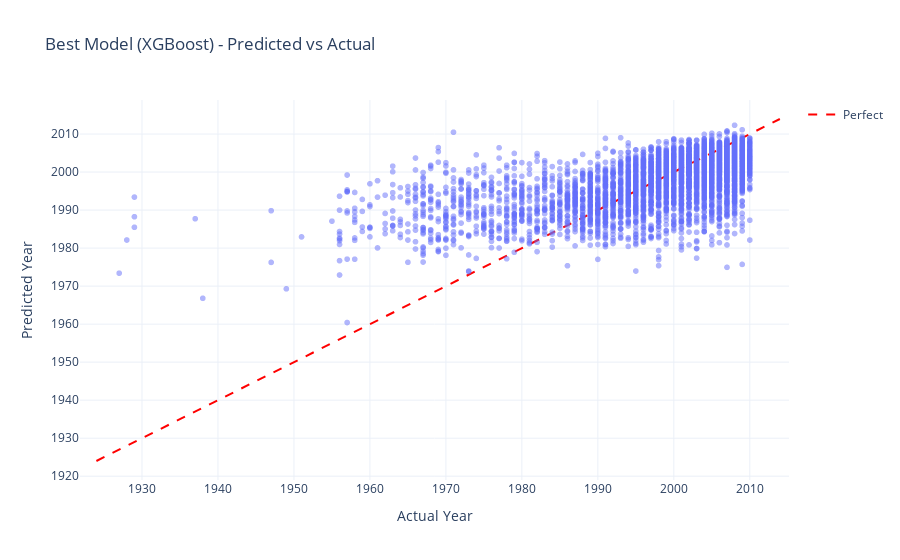

Write notebook code for a chart like this one.
### Code cell
sample_size = 5000
sample_idx = np.random.choice(len(y_test), sample_size, replace=False)

fig = px.scatter(
    x=y_test[sample_idx],
    y=best_predictions[sample_idx],
    title=f'Best Model ({best_model_name}) - Predicted vs Actual',
    labels={'x': 'Actual Year', 'y': 'Predicted Year'},
    opacity=0.5
)

min_val = min(y_test.min(), best_predictions.min())
max_val = max(y_test.max(), best_predictions.max())
fig.add_trace(go.Scatter(
    x=[min_val, max_val],
    y=[min_val, max_val],
    mode='lines',
    name='Perfect',
    line=dict(color='red', dash='dash')
))

fig.update_layout(template='plotly_white')
fig.write_html('reports/figures/36_best_model_scatter.html')
fig.show()

### Figure 1 — Plotly figure (JSON) as saved in the notebook; plotly's stock layout.template omitted (floating-point values rounded to 4 significant figures; data arrays with more than 128 entries replaced by an {"elided": "..."} marker saying what was removed)
{"data": [{"hovertemplate": "Actual Year=%{x}<br>Predicted Year=%{y}<extra></extra>", "legendgroup": "", "marker": {"color": "#636efa", "opacity": 0.5, "symbol": "circle"}, "mode": "markers", "name": "", "showlegend": false, "type": "scattergl", "x": {"elided": "5000 int values"}, "xaxis": "x", "y": {"elided": "5000 float values"}, "yaxis": "y"}, {"line": {"color": "red", "dash": "dash"}, "mode": "lines", "name": "Perfect", "type": "scatter", "x": [1924, 2014.0], "y": [1924, 2014.0]}], "layout": {"legend": {"tracegroupgap": 0}, "title": {"text": "Best Model (XGBoost) - Predicted vs Actual"}, "xaxis": {"anchor": "y", "domain": [0, 1], "title": {"text": "Actual Year"}}, "yaxis": {"anchor": "x", "domain": [0, 1], "title": {"text": "Predicted Year"}}}}
